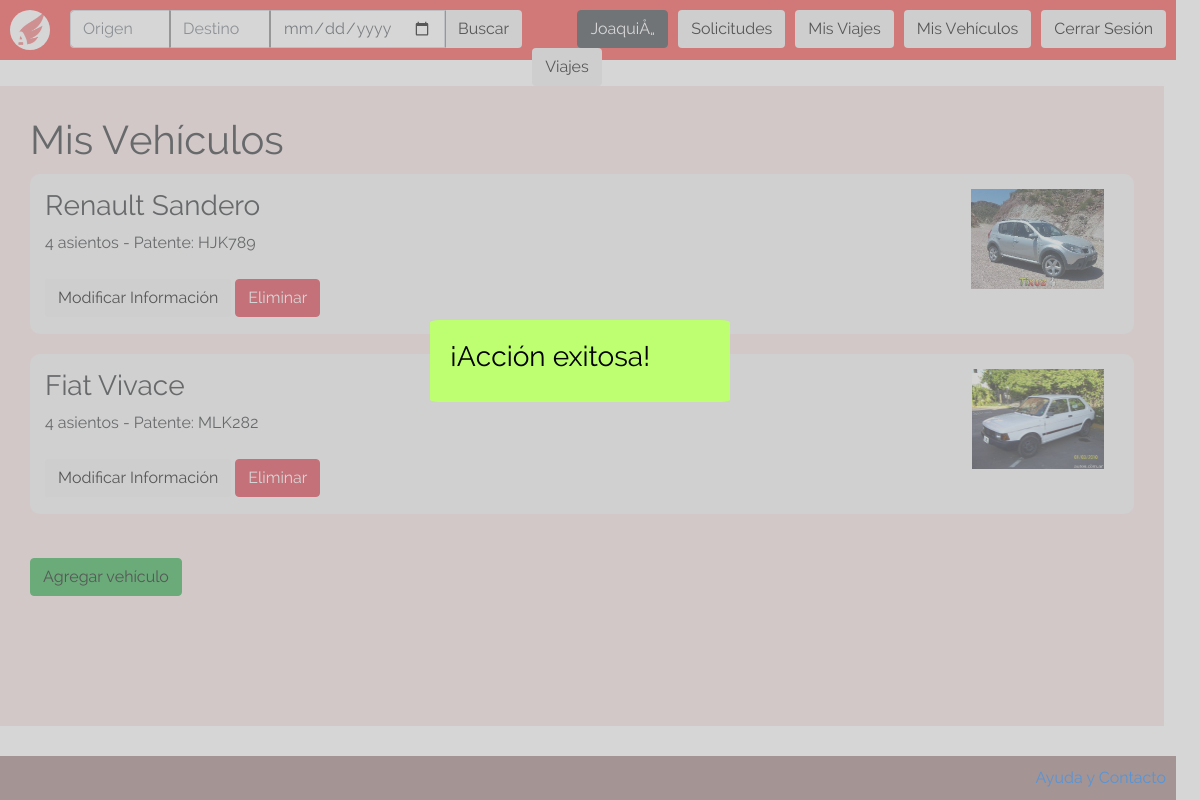
Screenshot of /vistas/listar_vehiculos.php?success_change (signed in) with the database file from the repository.
### tables this page shows
CREATE TABLE `vehiculo` (
  `patente` varchar(10) NOT NULL,
  `id_usuario` int(11) NOT NULL,
  `marca` text NOT NULL,
  `modelo` text NOT NULL,
  `asientos` int(11) NOT NULL
);

CREATE TABLE `fotos_vehiculo` (
  `id_foto` int(11) NOT NULL,
  `patente` text NOT NULL,
  `foto` text NOT NULL
);

### vistas/listar_vehiculos.php (the view, shortened to what this page needs)
<!DOCTYPE html>
<html>
  <head>
    <link href="/css/bootstrap.css" rel="stylesheet" type="text/css" >
    <link href="/css/index.css" rel="stylesheet" type="text/css">
    <link href="/css/listar_vehiculos.css" rel="stylesheet" type="text/css">
  </head>
  <body>
    <?php include("header.php"); ?>
    <div id="body">
    	<h1>Mis Vehículos</h1>
		<?php
			include("../php/abrir_conexion.php");
			$id = $_SESSION['user_id'];
			$query = "SELECT * FROM vehiculo WHERE id_usuario='$id'";
			$result = mysqli_query($conn, $query);
			if($result){
				$vehicle = mysqli_fetch_assoc($result);
				if($vehicle){
					while($vehicle) {
						$plate = $vehicle['patente'];
						$query = "SELECT foto FROM fotos_vehiculo WHERE patente='$plate'";
						$photo_query = mysqli_query($conn, $query);
						?>
		<div class="vehicle">
			<div class="vehicle-info">
				<h3><?php echo $vehicle['marca']." ".$vehicle['modelo']; ?></h3>
				<?php
					echo $vehicle['asientos']." asientos - Patente: ".$plate;
				?>
				<br>
				<br>
				<form class="" action="/vistas/editar_vehiculo.php" method="post">
          <button class="btn" name="">Modificar Información</button>
        </form>
				<form class="" action="/php/baja_vehiculo.php" method="post">
          <button class="btn btn-danger delete_vehicle" name="">Eliminar</button>
        </form>
			</div>
			<div class="vehicle-photos">
				<?php
					while($photo = mysqli_fetch_assoc($photo_query)){
						$photo_src = "/img/vehicles/".$photo['foto'];
						echo "<a href='$photo_src'><img src='$photo_src'/></a>";
					}
				?>
			</div>
		</div>
						<?php
						$vehicle = mysqli_fetch_assoc($result);
					}
				} else {
					?>
		<h2>No hay ningún vehículo registrado!</h2>
					<?php
				}
			} else {
				echo "Hubo un error al conectarse a la base de datos, por favor intente nuevamente mas tarde.";
			}
		?>
    <br>
    <button class="btn btn-success"><a href="/php/registrar_vehiculo.php">Agregar vehículo</a></button>
    </div>
    <?php include("footer.php") ?>
  </body>
</html>

### css/index.css (style rules this page uses)
html, body { height: 100%; width: 99%; margin: 0px; padding: 0px; font-family: "Raleway"; }
h1, h2 { margin: 0px }
button a { color: black; }
#body { padding-top: 30px; padding-bottom: 20px; padding-left: 30px; background-color: rgb(247, 227, 227); width: 99%; min-height: 80%; overflow: auto; margin: 0px; padding-bottom: 70px; }

### css/listar_vehiculos.css (style rules this page uses)
.vehicle { height: 160px; width: calc(100% - 30px); background-color: rgb(242, 242, 242); margin-bottom: 20px; margin-top: 10px; border-radius: 10px; padding: 15px; }
.vehicle form { display: inline; }
.vehicle-info { float: left; }
.vehicle-photos { float: right; }
.vehicle-photos img { height: 100px; margin-right: 15px; }

### rows the page displays
vehiculo: marca "Renault", modelo "Sandero", asientos "4", patente "HJK789"
fotos_vehiculo: foto (picture)
vehiculo: marca "Fiat", modelo "Vivace", asientos "4", patente "MLK282"
fotos_vehiculo: foto (picture)

### other values shown
$_SESSION["user_name"] "JoaquiÅ„"
